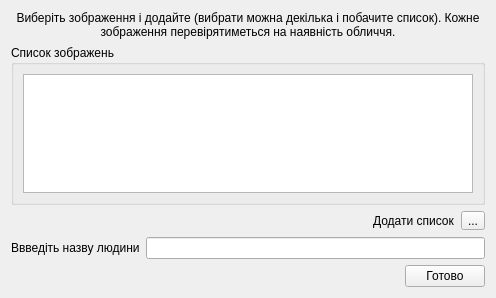
<?xml version="1.0" encoding="UTF-8"?>
<ui version="4.0">
 <class>Form</class>
 <widget class="QWidget" name="Form">
  <property name="geometry">
   <rect>
    <x>0</x>
    <y>0</y>
    <width>496</width>
    <height>298</height>
   </rect>
  </property>
  <property name="windowTitle">
   <string>Додати людину</string>
  </property>
  <layout class="QGridLayout" name="gridLayout">
   <item row="2" column="0">
    <layout class="QVBoxLayout" name="verticalLayout">
     <property name="leftMargin">
      <number>0</number>
     </property>
     <item>
      <layout class="QHBoxLayout" name="horizontalLayout_3">
       <property name="leftMargin">
        <number>0</number>
       </property>
       <property name="topMargin">
        <number>0</number>
       </property>
       <item>
        <spacer name="horizontalSpacer">
         <property name="orientation">
          <enum>Qt::Horizontal</enum>
         </property>
         <property name="sizeHint" stdset="0">
          <size>
           <width>40</width>
           <height>20</height>
          </size>
         </property>
        </spacer>
       </item>
       <item>
        <widget class="QLabel" name="label_3">
         <property name="text">
          <string>Додати список</string>
         </property>
        </widget>
       </item>
       <item>
        <widget class="QToolButton" name="toolButton">
         <property name="sizePolicy">
          <sizepolicy hsizetype="Minimum" vsizetype="Minimum">
           <horstretch>0</horstretch>
           <verstretch>0</verstretch>
          </sizepolicy>
         </property>
         <property name="maximumSize">
          <size>
           <width>25</width>
           <height>19</height>
          </size>
         </property>
         <property name="text">
          <string>...</string>
         </property>
        </widget>
       </item>
      </layout>
     </item>
    </layout>
   </item>
   <item row="4" column="0">
    <layout class="QHBoxLayout" name="horizontalLayout_4">
     <property name="topMargin">
      <number>0</number>
     </property>
     <item>
      <spacer name="horizontalSpacer_3">
       <property name="orientation">
        <enum>Qt::Horizontal</enum>
       </property>
       <property name="sizeHint" stdset="0">
        <size>
         <width>40</width>
         <height>20</height>
        </size>
       </property>
      </spacer>
     </item>
     <item>
      <widget class="QPushButton" name="done_Button">
       <property name="text">
        <string>Готово</string>
       </property>
      </widget>
     </item>
    </layout>
   </item>
   <item row="1" column="0">
    <layout class="QHBoxLayout" name="horizontalLayout">
     <item>
      <widget class="QGroupBox" name="groupBox">
       <property name="title">
        <string>Список зображень</string>
       </property>
       <layout class="QGridLayout" name="gridLayout_2">
        <item row="0" column="0">
         <widget class="QListWidget" name="listWidget"/>
        </item>
       </layout>
      </widget>
     </item>
    </layout>
   </item>
   <item row="3" column="0">
    <layout class="QHBoxLayout" name="horizontalLayout_2">
     <item>
      <widget class="QLabel" name="label_2">
       <property name="text">
        <string>Ввведіть назву людини</string>
       </property>
      </widget>
     </item>
     <item>
      <widget class="QLineEdit" name="lineEdit"/>
     </item>
    </layout>
   </item>
   <item row="0" column="0">
    <widget class="QLabel" name="label">
     <property name="text">
      <string>Виберіть зображення і додайте (вибрати можна декілька і побачите список). Кожне зображення перевірятиметься на наявність обличчя.</string>
     </property>
     <property name="alignment">
      <set>Qt::AlignCenter</set>
     </property>
     <property name="wordWrap">
      <bool>true</bool>
     </property>
    </widget>
   </item>
  </layout>
 </widget>
 <resources/>
 <connections/>
</ui>
